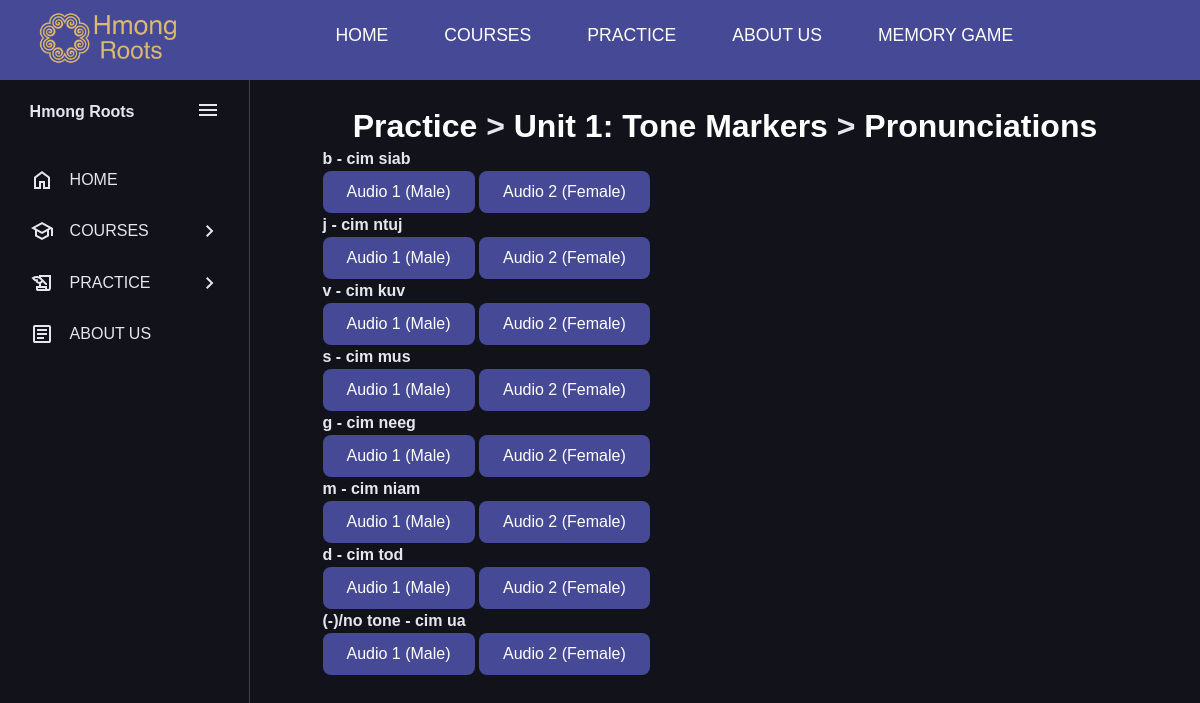
Screenshot of /practice/p1_tones_audio/ with the database file from the repository.
### main/models.py (models this page shows, shortened)
class Word(models.Model):
    english_word = models.CharField(max_length=255)
    hmong_word = models.CharField(max_length=255)
    category = models.CharField(max_length=255, blank=True, null=True)
    male_audio_url = models.TextField(blank=True, null=True)
    female_audio_url = models.TextField(blank=True, null=True)
    pronunciation_video_url = models.TextField(blank=True, null=True)
    real_video_url = models.TextField(blank=True, null=True)
    animated_video_url = models.TextField(blank=True, null=True)
    image_filename = models.CharField(max_length=255, blank=True, null=True)

### main/views.py (the view)
# urls.py: path('practice/p1_tones_audio/', views.p1_tones_audio, name='p1_tones_audio'),
def p1_tones_audio(request):
    words = Word.objects.filter(category="Tone Markers")
    return render(request, 'practice/p1_tones_audio.html', {
        'words': words,
        'MEDIA_URL': settings.MEDIA_URL
    })

### main/templates/practice/p1_tones_audio.html (shortened to what this page needs)
 {% extends 'base.html' %}
{% load static %}
{% block content %}
<h1>
    <a href="{% url 'practice' %}" class="heading-link">Practice</a>
     >
    <a href="{% url 'p1_tones' %}" class="heading-link">Unit 1: Tone Markers</a>
     >
    <a href="{% url 'p1_tones_audio' %}" class="heading-link">Pronunciations</a>
</h1>
{% for word in words %}
    <div class="category-container">
        <strong>{{ word.english_word }} - {{ word.hmong_word }}</strong><br>
        <button class="audio-button" data-audio="{{ MEDIA_URL }}{{ word.male_audio_url }}"> Audio 1 (Male)</button>
        <button class="audio-button" data-audio="{{ MEDIA_URL }}{{ word.female_audio_url }}"> Audio 2 (Female)</button><br>
    </div>
{% endfor %}
{% endblock %}

### main/static/css/styles.css (style rules this page uses)
:root { --base-color: #11121a; --line-color: #42434a; --hover-color: #222533; --text-color: #e6e6ef; --accent-color: #f77062; --secondary-text-color: #b0b3c1; --secondary-color: #464A96; }
* { box-sizing: border-box; margin: 0; padding: 0; font-family: 'Poppins', sans-serif; }
html { line-height: 1.5rem; }
h1 { text-align: center; margin-top: 5px; margin-bottom: 5px; line-height: 1; }
.heading-link { color: #fff; justify-content: center; text-decoration: none; }

### main/templates/practice/p1_tones_audio.html (style rules this page uses)
.audio-button { background-color: #464A96; color: white; padding: 12px 24px; border: none; border-radius: 8px; cursor: pointer; font-size: 16px; transition: background-color 0.3s ease; }

### rows the page displays
Word: english_word "b", hmong_word "cim siab"
Word: english_word "j", hmong_word "cim ntuj"
Word: english_word "v", hmong_word "cim kuv"
Word: english_word "s", hmong_word "cim mus"
Word: english_word "g", hmong_word "cim neeg"
Word: english_word "m", hmong_word "cim niam"
Word: english_word "d", hmong_word "cim tod"
Word: english_word "(-)/no tone", hmong_word "cim ua"
